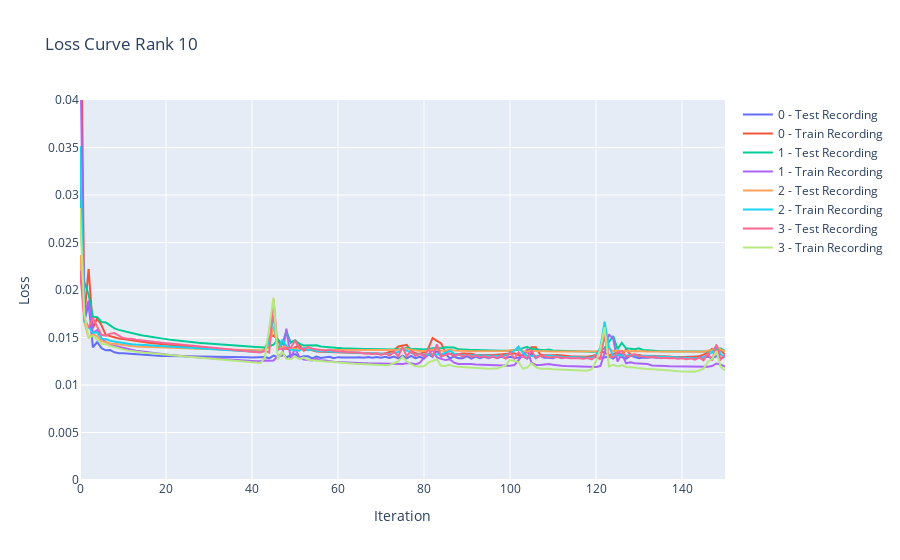

Notebook code for this chart:
### Code cell
train_loss = np.array(train_loss)
test_loss = np.array(test_loss)

fig = go.Figure()
for recording in range(TOTAL_RECORDINGS):
    fig.add_trace(go.Scatter(y=test_loss[:, recording], name=f'{recording} - Test Recording'))
    fig.add_trace(go.Scatter(y=train_loss[:, recording], name=f'{recording} - Train Recording'))
fig.update_layout(title=f'Loss Curve Rank {RANK}', xaxis_title='Iteration', yaxis_title='Loss')
# Show the y axis from 0 to 0.1
fig.update_yaxes(range=[0, 0.04])
fig.show()

test_loss_neural_network = test_loss[-1]

### Figure 1 — Plotly figure (JSON) as saved in the notebook; plotly's stock layout.template omitted (floating-point values rounded to 4 significant figures; data arrays with more than 128 entries replaced by an {"elided": "..."} marker saying what was removed)
{"data": [{"name": "0 - Test Recording", "type": "scatter", "y": {"elided": "151 float values"}}, {"name": "0 - Train Recording", "type": "scatter", "y": {"elided": "151 float values"}}, {"name": "1 - Test Recording", "type": "scatter", "y": {"elided": "151 float values"}}, {"name": "1 - Train Recording", "type": "scatter", "y": {"elided": "151 float values"}}, {"name": "2 - Test Recording", "type": "scatter", "y": {"elided": "151 float values"}}, {"name": "2 - Train Recording", "type": "scatter", "y": {"elided": "151 float values"}}, {"name": "3 - Test Recording", "type": "scatter", "y": {"elided": "151 float values"}}, {"name": "3 - Train Recording", "type": "scatter", "y": {"elided": "151 float values"}}], "layout": {"title": {"text": "Loss Curve Rank 10"}, "xaxis": {"title": {"text": "Iteration"}}, "yaxis": {"range": [0, 0.04], "title": {"text": "Loss"}}}}
